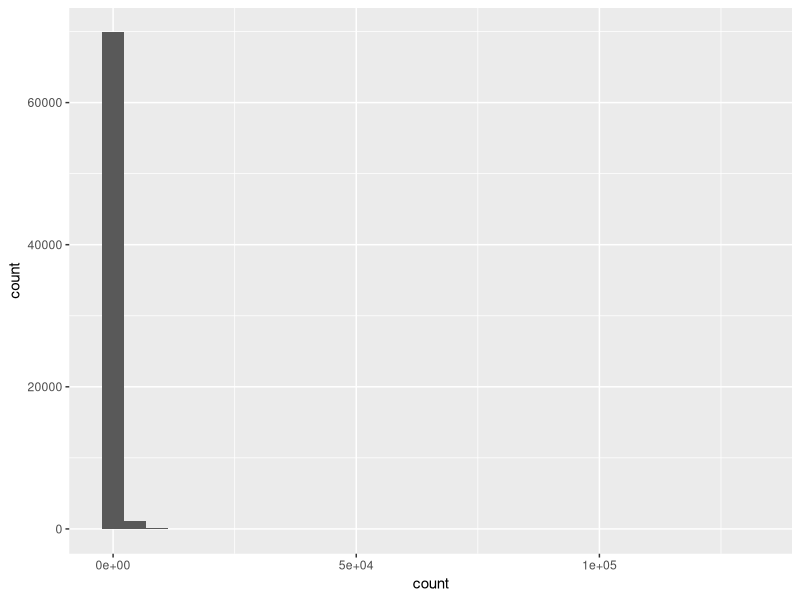
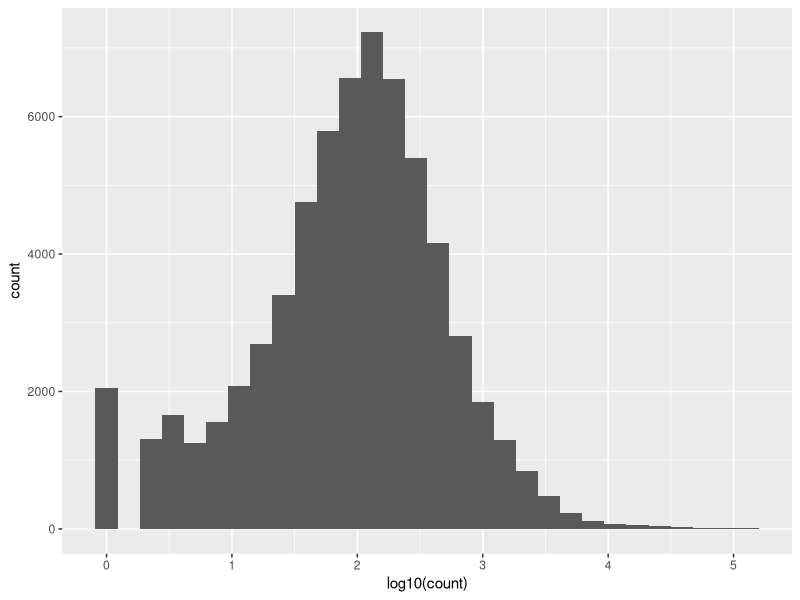
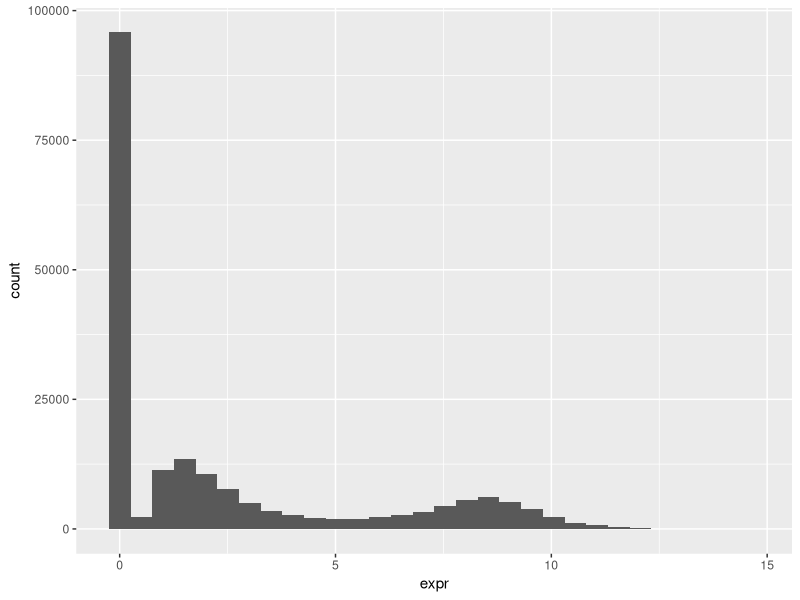
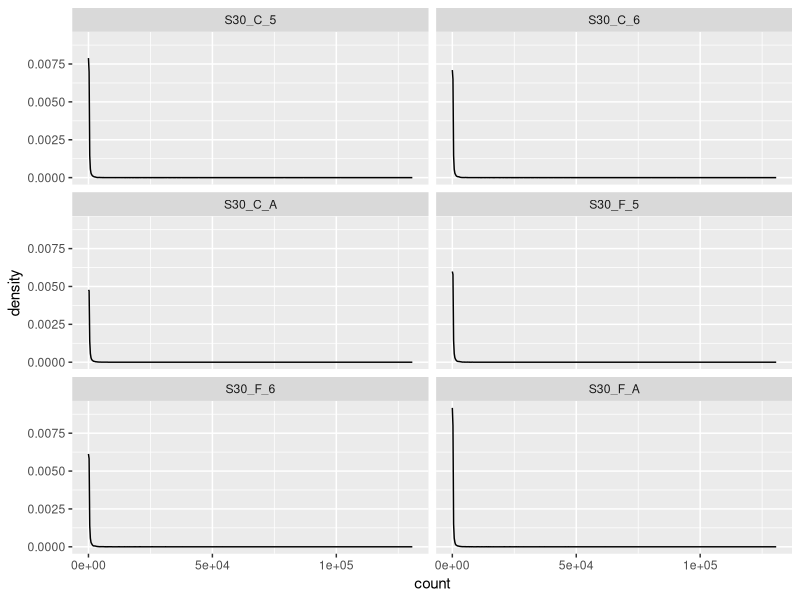
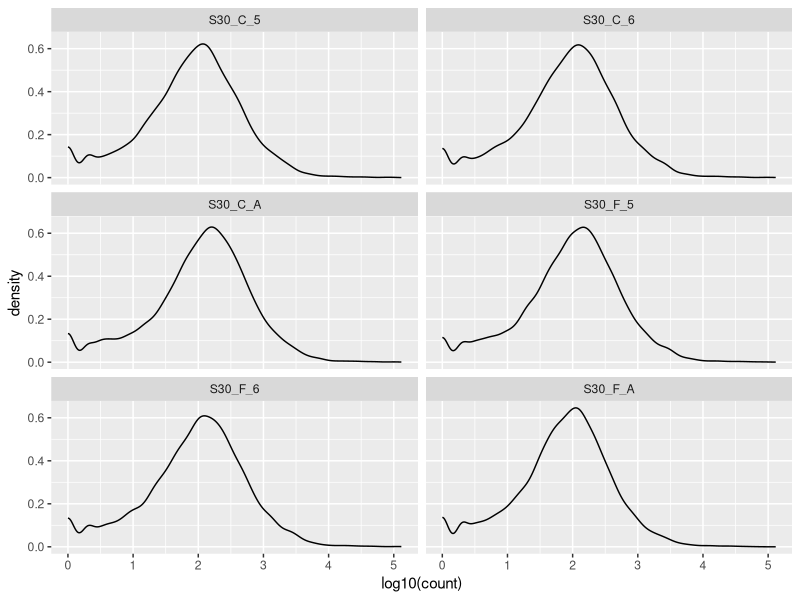
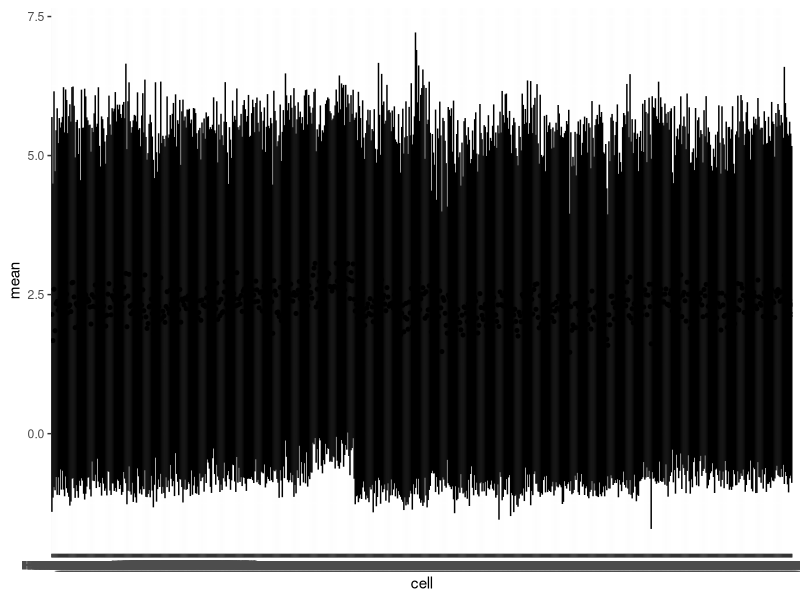
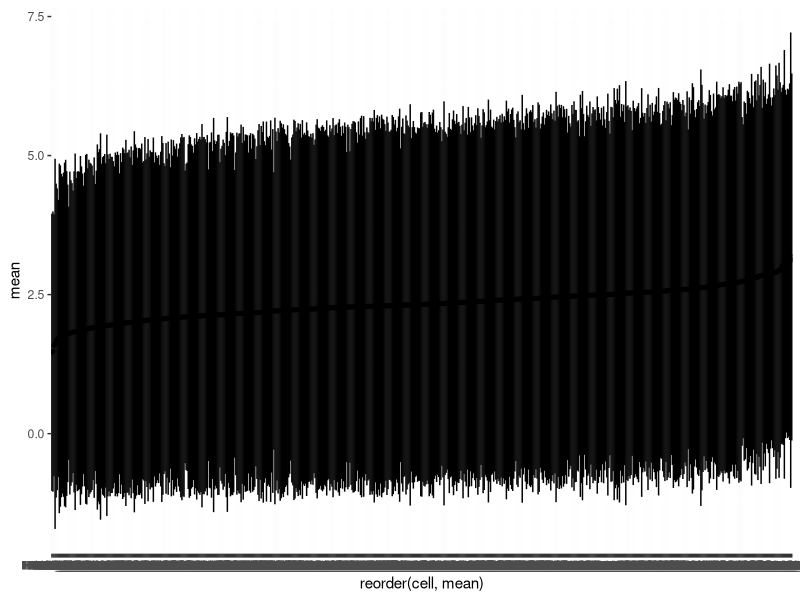

Write R code to recreate these figures, in order.
## ---- chunk 1
library(tidyverse)
## ---- chunk 2
# 🐸 import the s30 data
s30 <- read_csv("data-raw/xlaevis_counts_S30.csv")
## ---- chunk 3
# 🐭 import the hspc data
hspc <- read_csv("data-raw/surfaceome_hspc.csv")
## ---- chunk 4
# 🐭 import the progs data
prog <- read_csv("data-raw/surfaceome_prog.csv")
## ---- chunk 5
s30 |>
  pivot_longer(cols = -xenbase_gene_id,
               names_to = "sample",
               values_to = "count") |>
  ggplot(aes(x = count)) +
  geom_histogram()
## ---- chunk 6
s30 |>
  pivot_longer(cols = -xenbase_gene_id,
               names_to = "sample",
               values_to = "count") |>
  ggplot(aes(x = log10(count))) +
  geom_histogram()
## ---- chunk 7
hspc |>
  pivot_longer(cols = -ensembl_gene_id,
               names_to = "cell",
               values_to = "expr") |> 
  ggplot(aes(x = expr)) +
  geom_histogram()
## ---- chunk 8
# examine all the columns quickly
# works well with smaller numbers of column
summary(s30)
## ---- chunk 9

s30 |>
  summarise(sum(S30_C_5 == 0),
            sum(S30_C_6 == 0),
            sum(S30_C_A == 0),
            sum(S30_F_5 == 0),
            sum(S30_F_6 == 0),
            sum(S30_F_A == 0))
## ---- chunk 10
s30 |>
  pivot_longer(cols = -xenbase_gene_id,
               names_to = "sample",
               values_to = "count") |>
  group_by(sample) |>
  summarise(n_zero = sum(count == 0))
## ---- chunk 11
s30 |>
  pivot_longer(cols = -xenbase_gene_id,
               names_to = "sample",
               values_to = "count") |>
  group_by(sample) |>
  summarise(min = min(count),
            lowerq = quantile(count, 0.25),
            mean = mean(count),
            median = median(count),
            upperq = quantile(count, 0.75),
            max = max(count),
            n_zero = sum(count == 0))
## ---- chunk 12
#| echo: false
s30_summary <- s30 |>
  pivot_longer(cols = -xenbase_gene_id,
               names_to = "sample",
               values_to = "count") |>
  group_by(sample) |>
  summarise(min = min(count),
            lowerq = quantile(count, 0.25),
            mean = mean(count),
            median = median(count),
            upperq = quantile(count, 0.75),
            max = max(count),
            n_zero = sum(count == 0))
## ---- chunk 13
write_csv(s30_summary, file = "s30_summary.csv")
## ---- chunk 14
s30 |>
  pivot_longer(cols = -xenbase_gene_id,
               names_to = "sample",
               values_to = "count") |>
  ggplot(aes(count)) +
  geom_density() +
  facet_wrap(. ~ sample, nrow = 3)

## ---- chunk 15
s30 |>
  pivot_longer(cols = -xenbase_gene_id,
               names_to = "sample",
               values_to = "count") |>
  ggplot(aes(log10(count))) +
  geom_density() +
  facet_wrap(. ~ sample, nrow = 3)
## ---- chunk 16
summary(hspc)
## ---- chunk 17
summary(hspc[1:20])
## ---- chunk 18
hspc_summary <- hspc |>
  pivot_longer(cols = -ensembl_gene_id,
               names_to = "cell",
               values_to = "expr") |>
  group_by(cell) |>
  summarise(min = min(expr),
            lowerq = quantile(expr, 0.25),
            mean = mean(expr),
            median = median(expr),
            sd = sd(expr),
            upperq = quantile(expr, 0.75),
            max = max(expr),
            n_zero = sum(expr == 0))
## ---- chunk 19
hspc_summary |> 
  ggplot(aes(x = cell, y = mean)) +
  geom_pointrange(aes(ymin = mean - sd, 
                      ymax = mean + sd ),
                  size = 0.1)
## ---- chunk 20
hspc_summary |> 
  ggplot(aes(x = reorder(cell, mean), y = mean)) +
  geom_pointrange(aes(ymin = mean - sd, 
                      ymax = mean + sd ),
                  size = 0.1)
## ---- chunk 21
#| echo: false
write_csv(hspc_summary, file = "hspc_summary.csv")
